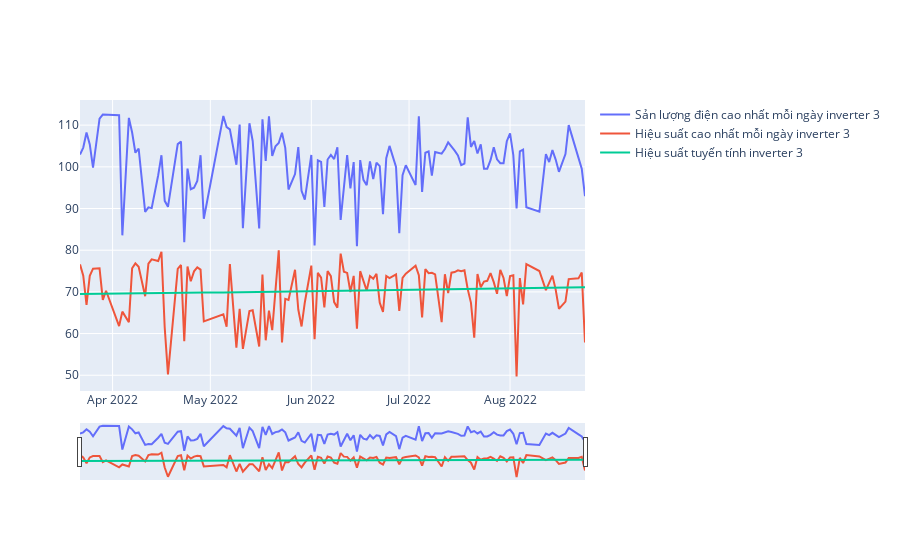

The code cell stored with this chart in its notebook:
### Code cell
df_bin = df1[['Hieu suat','month']] 
x = len(df_bin)
num_index = range(0,x,1)
df_bin =  df_bin.reset_index()
df_bin.loc[:,'stt'] = pd.Series(num_index, df_bin.index)
print(df_bin)  
# Renaming the columns for easier writing of the code 
df_bin.head() 
x=df_bin['stt'].tolist()
y=df_bin['Hieu suat'].tolist()
x=np.array(x)
y=np.array(y)
b = estimate_coef(x, y) 
print("Estimated coefficients:\nb_0 = {}\nb_1 = {}".format(b[0], b[1])) 
plot_regression_line(x, y, b) 
y_pred= b[0] + b[1]*x
fig.add_trace(go.Scatter(
    x=df1['date'],
    y=y_pred,
    name="Hiệu suất tuyến tính inverter 3 "))
fig.show()
